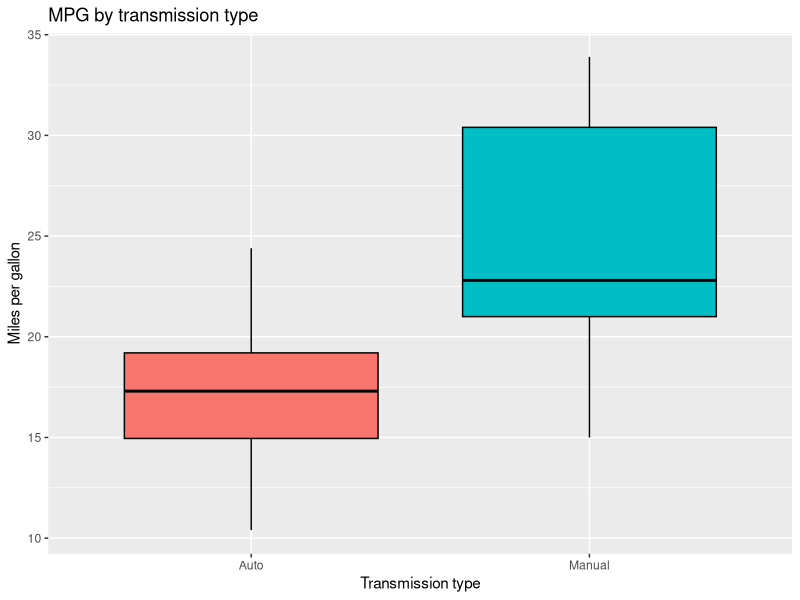
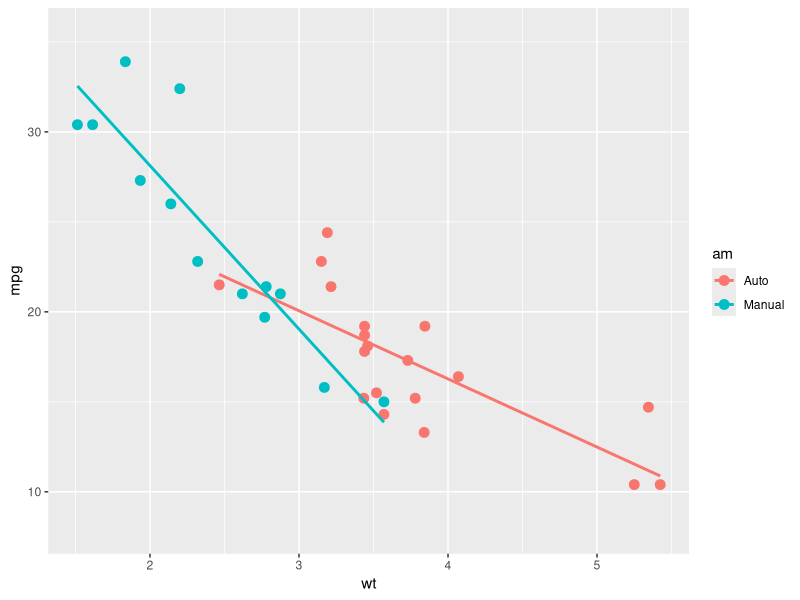
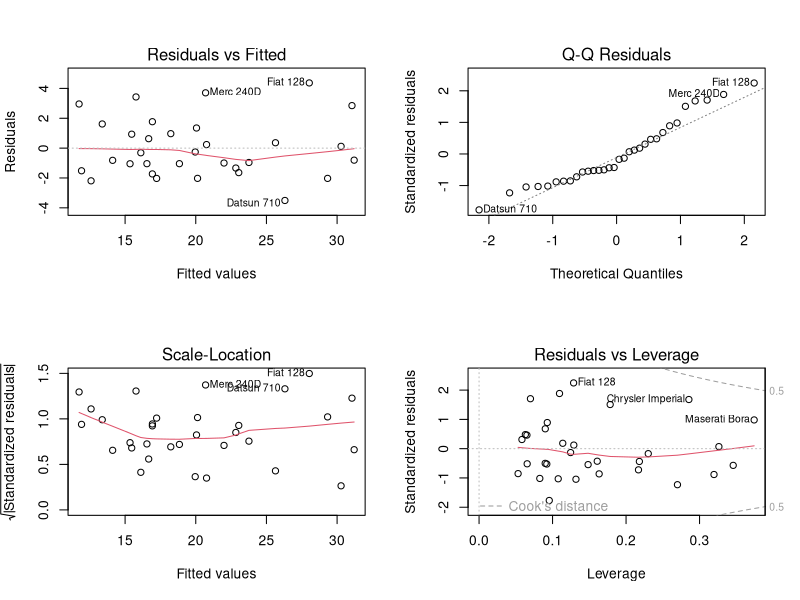

The R source for these figures, in order:
## ---- chunk 1

data(mtcars)


mtcars$am <- as.factor(mtcars$am)
levels(mtcars$am) <- c("Auto", "Manual")

mtcars$cyl2 <- paste(mtcars$cyl, "Cylinders")

library(ggplot2)

ggplot(data = mtcars, aes(y = mpg, x = am, fill = am)) + 
  geom_boxplot(colour = "black") + 
  #facet_grid(. ~ cyl2) + 
  #stat_summary(fun.y = "mean", geom = "point") + 
  ggtitle("MPG by transmission type") + 
  xlab("Transmission type") + 
  ylab("Miles per gallon") + 
  theme(legend.position = "none")

## ---- chunk 2
ggplot(data = mtcars, aes(y = mpg, x = wt, colour = am)) + 
  geom_point(size = 3) + 
  geom_smooth(method = "lm", fill = NA)


## ---- chunk 3
amModel <- lm(mpg ~ am, data = mtcars)

summary(amModel)
## ---- chunk 4

model2 <- lm(mpg ~ wt * am + qsec, data = mtcars)

summary(model2)

## ---- chunk 5

par(mfrow = c(2, 2))
plot(model2)


